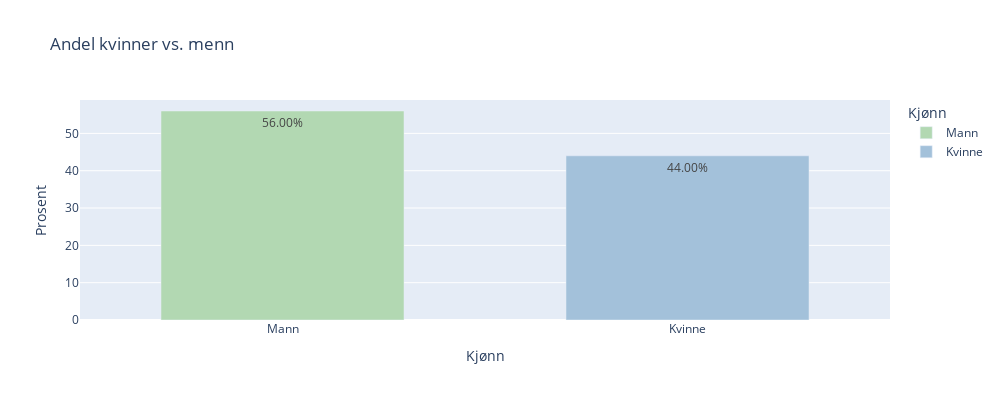

The code cell stored with this chart in its notebook:
### Markdown cell above
#### Per nå ikke inne i rapporten

#### Vurdere om denne skal fjernes eller inn.

### Code cell
# Andel kvinner og menn.

kjonn_data = pd.melt(X_train, value_vars=["kjønn_female", "kjønn_male"], var_name="Kjønn", value_name="Verdi")
kjonn_data['Kjønn'] = kjonn_data['Kjønn'].map({'kjønn_female': 'Kvinne', 'kjønn_male': 'Mann'})
kjonn_data = kjonn_data[kjonn_data['Verdi'] == 1]

total_count = kjonn_data.shape[0]
kjonn_percent = kjonn_data['Kjønn'].value_counts(normalize=True) * 100
kjonn_percent = kjonn_percent.reset_index()
kjonn_percent.columns = ['Kjønn', 'Prosent']

kjonn_figure = px.bar(kjonn_percent, x='Kjønn', y='Prosent', 
                      title='Andel kvinner vs. menn',
                      color='Kjønn',
                      color_discrete_map={"Kvinne": "#A3C1DA", "Mann": "#B2D8B2"},
                      text='Prosent',
                      width=1000, height=400) 

kjonn_figure.update_traces(texttemplate='%{text:.2f}%', textposition='inside', width=0.6)

kjonn_figure.show()

### Figure 1 — Plotly figure (JSON) as saved in the notebook; plotly's stock layout.template omitted (floating-point values rounded to 4 significant figures)
{"data": [{"alignmentgroup": "True", "hovertemplate": "Kjønn=%{x}<br>Prosent=%{text}<extra></extra>", "legendgroup": "Mann", "marker": {"color": "#B2D8B2", "pattern": {"shape": ""}}, "name": "Mann", "offsetgroup": "Mann", "orientation": "v", "showlegend": true, "text": [56.0], "textposition": "inside", "texttemplate": "%{text:.2f}%", "type": "bar", "width": 0.6, "x": ["Mann"], "xaxis": "x", "y": [56.0], "yaxis": "y"}, {"alignmentgroup": "True", "hovertemplate": "Kjønn=%{x}<br>Prosent=%{text}<extra></extra>", "legendgroup": "Kvinne", "marker": {"color": "#A3C1DA", "pattern": {"shape": ""}}, "name": "Kvinne", "offsetgroup": "Kvinne", "orientation": "v", "showlegend": true, "text": [44.0], "textposition": "inside", "texttemplate": "%{text:.2f}%", "type": "bar", "width": 0.6, "x": ["Kvinne"], "xaxis": "x", "y": [44.0], "yaxis": "y"}], "layout": {"barmode": "relative", "height": 400, "legend": {"title": {"text": "Kjønn"}, "tracegroupgap": 0}, "title": {"text": "Andel kvinner vs. menn"}, "width": 1000, "xaxis": {"anchor": "y", "categoryarray": ["Mann", "Kvinne"], "categoryorder": "array", "domain": [0, 1], "title": {"text": "Kjønn"}}, "yaxis": {"anchor": "x", "domain": [0, 1], "title": {"text": "Prosent"}}}}
